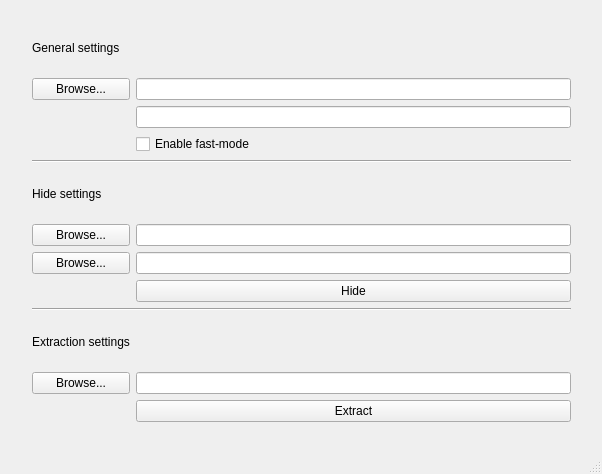
<?xml version="1.0" encoding="UTF-8"?>
<ui version="4.0">
 <class>BenisGUI</class>
 <widget class="QMainWindow" name="BenisGUI">
  <property name="geometry">
   <rect>
    <x>0</x>
    <y>0</y>
    <width>602</width>
    <height>474</height>
   </rect>
  </property>
  <property name="windowTitle">
   <string>Hide my Benis!</string>
  </property>
  <widget class="QWidget" name="centralWidget">
   <widget class="QWidget" name="">
    <property name="geometry">
     <rect>
      <x>21</x>
      <y>12</y>
      <width>561</width>
      <height>421</height>
     </rect>
    </property>
    <layout class="QGridLayout" name="gridLayout">
     <item row="0" column="0">
      <widget class="QLabel" name="label">
       <property name="text">
        <string>General settings</string>
       </property>
      </widget>
     </item>
     <item row="1" column="0">
      <widget class="QPushButton" name="browseInputImage">
       <property name="text">
        <string>Browse...</string>
       </property>
      </widget>
     </item>
     <item row="1" column="1">
      <widget class="QLineEdit" name="inputImage"/>
     </item>
     <item row="2" column="1">
      <widget class="QLineEdit" name="passwordInput"/>
     </item>
     <item row="3" column="1">
      <widget class="QCheckBox" name="fastMode">
       <property name="text">
        <string>Enable fast-mode</string>
       </property>
      </widget>
     </item>
     <item row="5" column="0">
      <widget class="QLabel" name="label_2">
       <property name="text">
        <string>Hide settings</string>
       </property>
      </widget>
     </item>
     <item row="6" column="0">
      <widget class="QPushButton" name="browseInputFile">
       <property name="text">
        <string>Browse...</string>
       </property>
      </widget>
     </item>
     <item row="6" column="1">
      <widget class="QLineEdit" name="inputFile"/>
     </item>
     <item row="7" column="0">
      <widget class="QPushButton" name="browseOutputImage">
       <property name="text">
        <string>Browse...</string>
       </property>
      </widget>
     </item>
     <item row="7" column="1">
      <widget class="QLineEdit" name="outputImage"/>
     </item>
     <item row="8" column="1">
      <widget class="QPushButton" name="hideButton">
       <property name="text">
        <string>Hide</string>
       </property>
      </widget>
     </item>
     <item row="10" column="0">
      <widget class="QLabel" name="label_3">
       <property name="text">
        <string>Extraction settings</string>
       </property>
      </widget>
     </item>
     <item row="11" column="0">
      <widget class="QPushButton" name="browseOutputFile">
       <property name="text">
        <string>Browse...</string>
       </property>
      </widget>
     </item>
     <item row="11" column="1">
      <widget class="QLineEdit" name="outputFile"/>
     </item>
     <item row="12" column="1">
      <widget class="QPushButton" name="extractButton">
       <property name="text">
        <string>Extract</string>
       </property>
      </widget>
     </item>
     <item row="4" column="0" colspan="2">
      <widget class="Line" name="line">
       <property name="orientation">
        <enum>Qt::Horizontal</enum>
       </property>
      </widget>
     </item>
     <item row="9" column="0" colspan="2">
      <widget class="Line" name="line_2">
       <property name="orientation">
        <enum>Qt::Horizontal</enum>
       </property>
      </widget>
     </item>
    </layout>
   </widget>
  </widget>
  <widget class="QMenuBar" name="menuBar">
   <property name="geometry">
    <rect>
     <x>0</x>
     <y>0</y>
     <width>602</width>
     <height>25</height>
    </rect>
   </property>
  </widget>
  <widget class="QStatusBar" name="statusBar"/>
 </widget>
 <layoutdefault spacing="6" margin="11"/>
 <resources/>
 <connections/>
</ui>
